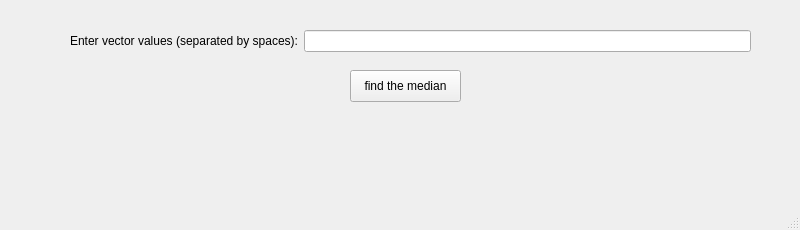
<?xml version="1.0" encoding="UTF-8"?>
<ui version="4.0">
 <class>MainWindow</class>
 <widget class="QMainWindow" name="MainWindow">
  <property name="geometry">
   <rect>
    <x>0</x>
    <y>0</y>
    <width>800</width>
    <height>230</height>
   </rect>
  </property>
  <property name="windowTitle">
   <string>MainWindow</string>
  </property>
  <widget class="QWidget" name="centralwidget">
   <widget class="QWidget" name="formLayoutWidget">
    <property name="geometry">
     <rect>
      <x>70</x>
      <y>30</y>
      <width>681</width>
      <height>41</height>
     </rect>
    </property>
    <layout class="QFormLayout" name="formLayout">
     <item row="0" column="1">
      <widget class="QLineEdit" name="vectorEnter"/>
     </item>
     <item row="0" column="0">
      <widget class="QLabel" name="label">
       <property name="text">
        <string>Enter vector&lt;int&gt; values (separated by spaces):</string>
       </property>
       <property name="alignment">
        <set>Qt::AlignRight|Qt::AlignTrailing|Qt::AlignVCenter</set>
       </property>
      </widget>
     </item>
    </layout>
   </widget>
   <widget class="QPushButton" name="pushButton">
    <property name="geometry">
     <rect>
      <x>350</x>
      <y>70</y>
      <width>111</width>
      <height>32</height>
     </rect>
    </property>
    <property name="text">
     <string>find the median</string>
    </property>
   </widget>
   <widget class="QLabel" name="label_2">
    <property name="geometry">
     <rect>
      <x>87</x>
      <y>115</y>
      <width>651</width>
      <height>51</height>
     </rect>
    </property>
    <property name="text">
     <string/>
    </property>
    <property name="alignment">
     <set>Qt::AlignCenter</set>
    </property>
   </widget>
  </widget>
  <widget class="QMenuBar" name="menubar">
   <property name="geometry">
    <rect>
     <x>0</x>
     <y>0</y>
     <width>800</width>
     <height>24</height>
    </rect>
   </property>
  </widget>
  <widget class="QStatusBar" name="statusbar"/>
 </widget>
 <resources/>
 <connections/>
</ui>
